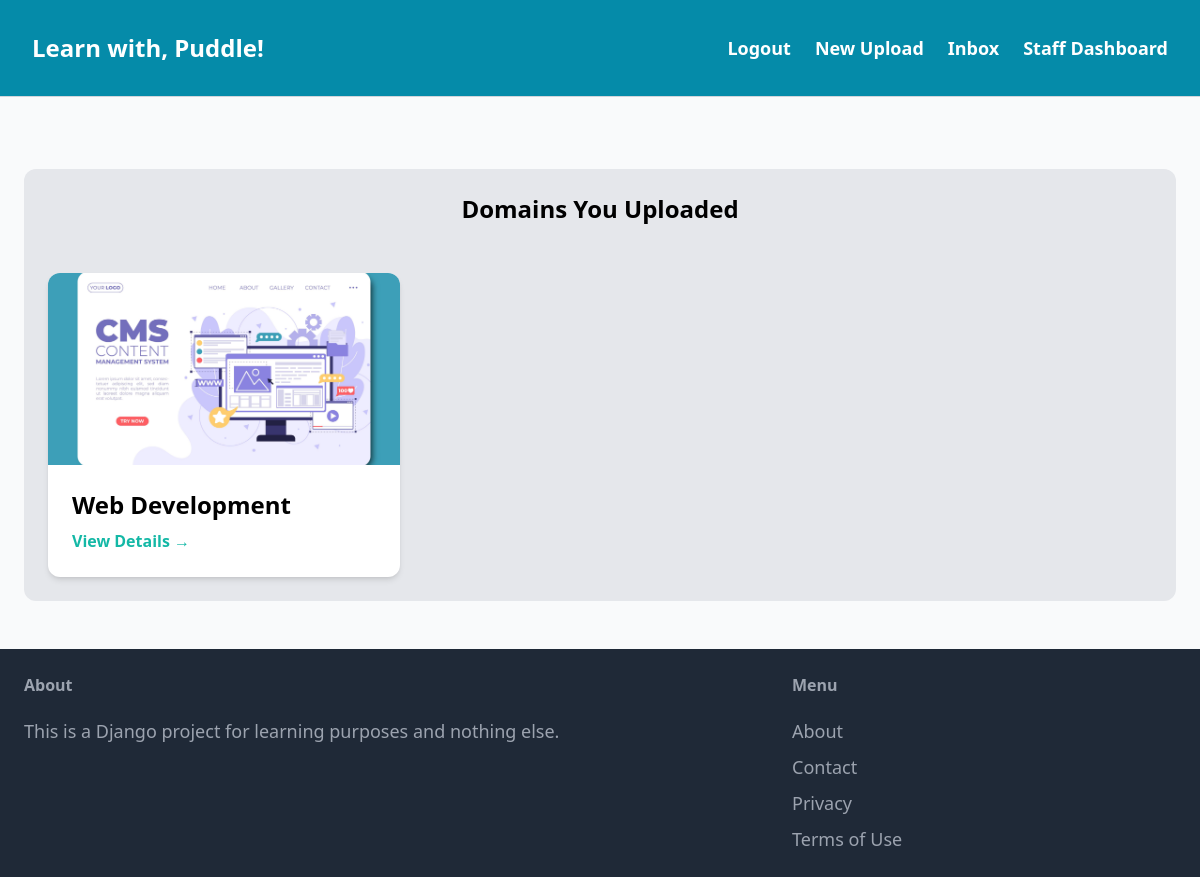
Screenshot of /dashboard/staff/ (signed in) with the database file from the repository.
### item/models.py (models this page shows, shortened)
class Domain(models.Model):
    name = models.CharField(max_length=225, unique=True)
    images = models.ImageField(upload_to='domain_images/', blank=True, null=True)
    description = models.TextField(blank=True)
    class Meta:
        ordering = ('name',)
        verbose_name_plural = "Domains"

### dashboard/views.py (the view)
# urls.py: path('staff/', views.staff_dashboard, name='staff_dashboard'),
@login_required
def staff_dashboard(request):
    user = request.user
    domains = Domain.objects.filter(classes__created_by=user).distinct()
    context = {
        'domains': domains,
    }
    return render(request, 'dashboard/staff_dashboard.html', context)

### dashboard/templates/dashboard/staff_dashboard.html (shortened to what this page needs)
{% load static tailwind_tags %}
<!DOCTYPE html>
<html lang="en">
	<head>
		{% tailwind_css %}
	</head>
</head>
<body class="bg-gray-50 min-h-screen flex flex-col">
    <nav class="px-8 flex justify-between items-center border-b border-gray-300" style="background-color: rgb(5, 139, 169); padding: 32px; ">
        <a href="/" class="text-2xl font-bold text-white">Learn with, Puddle!</a>
        <div class="space-x-6 flex items-center text-white">
        <a href="{% url 'core:login' %}" class="text-lg font-semibold hover:text-white-500">Logout</a>
        <a href="{% url 'item:new' %}" class="text-lg font-semibold hover:text-white-500">New Upload</a>
        <a href="{% url 'conversation:inbox' %}" class="text-lg font-semibold hover:text-gray-500">Inbox</a>
        <a href="{% url 'dashboard:staff_dashboard' %}" class="text-lg font-semibold hover:text-gray-500">Staff Dashboard</a>
    </div>
</nav>
    <main class="flex-grow flex justify-center items-center mt-6 px-6 py-12">
        <div class="w-full max-w-7xl bg-gray-200 rounded-xl p-6">
            <h2 class="mb-12 text-2xl font-bold text-center">Domains You Uploaded</h2>
            {% if domains %}
                <div class="grid grid-cols-1 sm:grid-cols-2 md:grid-cols-3 gap-6">
                    {% for domain in domains %}
                    <div class="bg-white rounded-xl shadow-md overflow-hidden">
                        <a href="{% url 'item:domain_detail' domain.id %}">
                            {% if domain.images %}
                            <img src="{{ domain.images.url }}" alt="{{ domain.name }}" class="w-full h-48 object-cover">
                            {% else %}
                            <div class="w-full h-48 bg-gray-300 flex items-center justify-center">
                                <span class="text-gray-500 text-xl">No Image Available</span>
                            </div>
                            {% endif %}
                            <div class="p-6">
                                <h3 class="text-2xl font-bold mb-2">{{ domain.name }}</h3>
                                <a href="{% url 'item:class_detail' domain.id %}" class="text-teal-500 hover:text-teal-700 font-semibold">View Details &rarr;</a>
                            </div>
                        </a>
                    </div>
                    {% endfor %}
                </div>
            {% else %}
                <div class="text-center py-20">
                    <p class="text-2xl text-gray-600">You have not uploaded any domains yet.</p>
                    <a href="{% url 'item:items' %}" class="mt-6 inline-block px-6 py-3 text-lg font-semibold bg-teal-500 text-white rounded-xl hover:bg-teal-700">Browse Courses</a>
                </div>
            {% endif %}
        </div>
    </main>
    <footer class="px-6 py-6 bg-gray-800">
        <div class="flex justify-between max-w-6xl mx-auto text-gray-400">
            <div class="w-2/3 pr-10">
                <h3 class="mb-5 font-semibold">About</h3>
                <p class="text-lg">This is a Django project for learning purposes and nothing else.</p>
            </div>
            <div class="w-1/3">
                <h3 class="mb-5 font-semibold">Menu</h3>
                <ul class="space-y-2">
                    <li><a href="#" class="text-lg hover:text-white">About</a></li>
                    <li><a href="{% url 'core:contact' %}" class="text-lg hover:text-white">Contact</a></li>
                    <li><a href="#" class="text-lg hover:text-white">Privacy</a></li>
                    <li><a href="#" class="text-lg hover:text-white">Terms of Use</a></li>
                </ul>
            </div>
        </div>
    </footer>
</body>
</html>

### rows the page displays
Domain: images (picture), name "Web Development"
